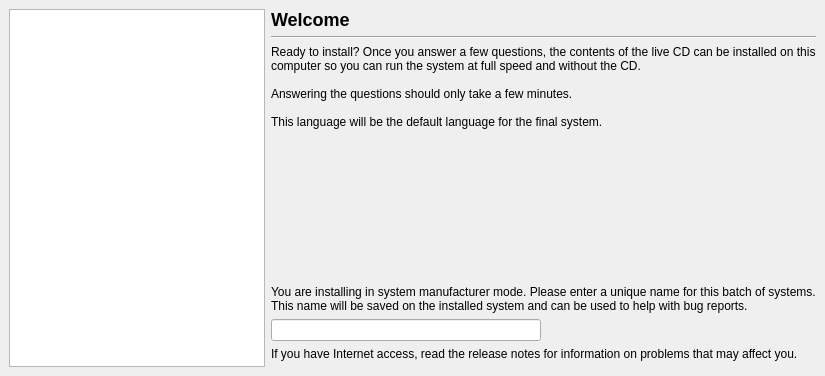
     <widget class="QWidget" name="stepLanguage" >
      <layout class="QGridLayout" >
       <property name="leftMargin" >
        <number>9</number>
       </property>
       <property name="topMargin" >
        <number>9</number>
       </property>
       <property name="rightMargin" >
        <number>9</number>
       </property>
       <property name="bottomMargin" >
        <number>9</number>
       </property>
       <property name="horizontalSpacing" >
        <number>6</number>
       </property>
       <property name="verticalSpacing" >
        <number>6</number>
       </property>
       <item row="2" column="1" colspan="2" >
        <widget class="QLabel" name="welcome_text_label" >
         <property name="sizePolicy" >
          <sizepolicy vsizetype="Preferred" hsizetype="Preferred" >
           <horstretch>0</horstretch>
           <verstretch>0</verstretch>
          </sizepolicy>
         </property>
         <property name="text" >
          <string>Ready to install? Once you answer a few questions, the contents of the live CD can be installed on this computer so you can run the system at full speed and without the CD.

Answering the questions should only take a few minutes.

This language will be the default language for the final system.</string>
         </property>
         <property name="alignment" >
          <set>Qt::AlignVCenter</set>
         </property>
         <property name="wordWrap" >
          <bool>true</bool>
         </property>
        </widget>
       </item>
       <item row="0" column="1" colspan="2" >
        <widget class="QLabel" name="welcome_heading_label" >
         <property name="sizePolicy" >
          <sizepolicy vsizetype="Preferred" hsizetype="Preferred" >
           <horstretch>1</horstretch>
           <verstretch>0</verstretch>
          </sizepolicy>
         </property>
         <property name="text" >
          <string>&lt;h2>Welcome&lt;/h2></string>
         </property>
         <property name="wordWrap" >
          <bool>false</bool>
         </property>
        </widget>
       </item>
       <item row="1" column="1" colspan="2" >
        <widget class="Line" name="line1_2" >
         <property name="frameShape" >
          <enum>QFrame::HLine</enum>
         </property>
         <property name="frameShadow" >
          <enum>QFrame::Sunken</enum>
         </property>
         <property name="orientation" >
          <enum>Qt::Horizontal</enum>
         </property>
        </widget>
       </item>
       <item rowspan="8" row="0" column="0" >
        <widget class="QListWidget" name="language_treeview" />
       </item>
       <item row="3" column="1" colspan="2" >
        <spacer>
         <property name="orientation" >
          <enum>Qt::Vertical</enum>
         </property>
         <property name="sizeType" >
          <enum>QSizePolicy::Expanding</enum>
         </property>
         <property name="sizeHint" >
          <size>
           <width>20</width>
           <height>150</height>
          </size>
         </property>
        </spacer>
       </item>
       <item row="4" column="1" colspan="2" >
        <widget class="QLabel" name="oem_id_label" >
         <property name="text" >
          <string>You are installing in system manufacturer mode. Please enter a unique name for this batch of systems. This name will be saved on the installed system and can be used to help with bug reports.</string>
         </property>
         <property name="wordWrap" >
          <bool>true</bool>
         </property>
        </widget>
       </item>
       <item row="5" column="1" >
        <widget class="QLineEdit" name="oem_id_entry" />
       </item>
       <item row="6" column="1" colspan="2" >
        <widget class="QLabel" name="release_notes_label" >
         <property name="text" >
          <string>If you have Internet access, read the release notes for information on problems that may affect you.</string>
         </property>
         <property name="wordWrap" >
          <bool>true</bool>
         </property>
        </widget>
       </item>
       <item row="7" column="1" >
        <widget class="QWidget" native="1" name="release_notes_frame" />
       </item>
      </layout>
     </widget>
